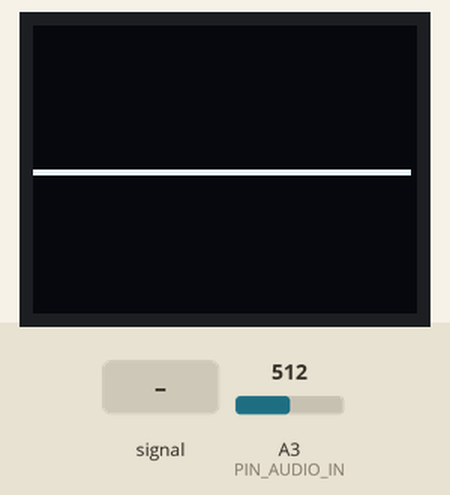
Recording of a sketch running on a simulated Arduino Uno, built with avr-gcc and run on an emulated ATmega328P. On the bench: 64×48 one-colour display. The inputs (shaded band) are chosen by the test bench; at power-on: A3 (PIN_AUDIO_IN) = 512.

Above: at 1.2 s.
1.3 s: A3 (PIN_AUDIO_IN) fed a 1000 Hz sine of ±255 counts around its level
At 1.48 s:
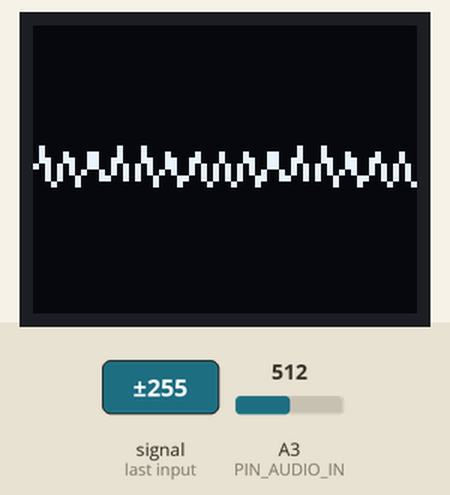
4.3 s: A3 (PIN_AUDIO_IN) set to 340
At 5.0 s:
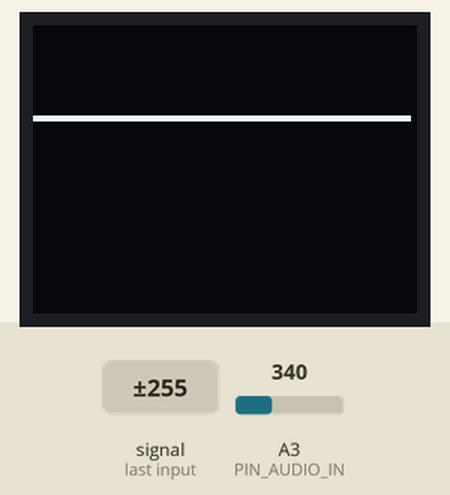
5.8 s: A3 (PIN_AUDIO_IN) fed a 200 Hz sine of ±81 counts around its level
At 5.98 s:
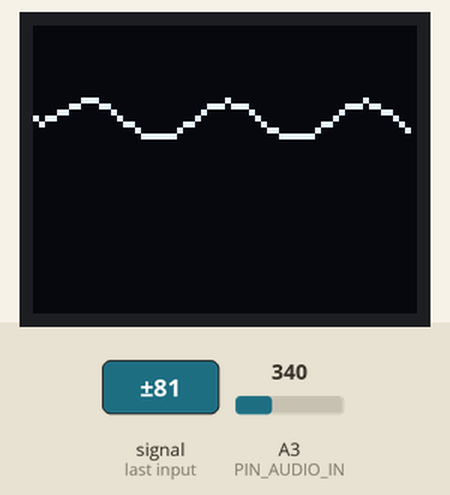
7.3 s: A3 (PIN_AUDIO_IN) set to 360
At 8.0 s:
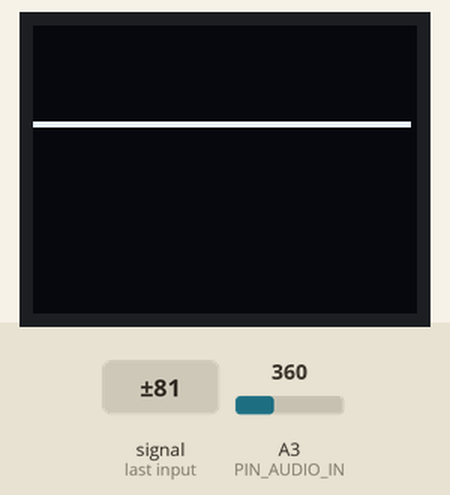
8.8 s: A3 (PIN_AUDIO_IN) set to 306
At 9.2 s:
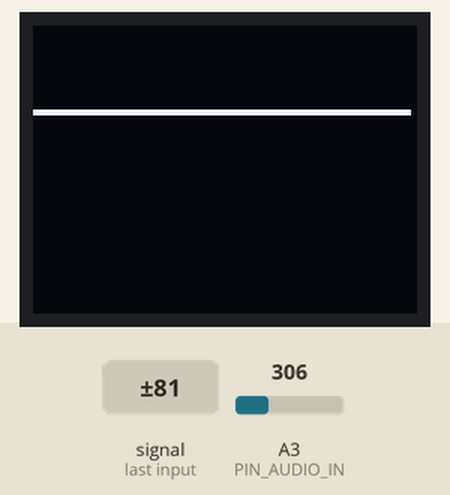
Timing chart, 0 to 11.3 s (numbered marks = the images above; inputs shaded):
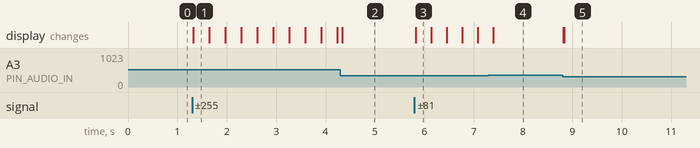

Measured:
- after the input at 1.3 s, the display: changes at once (image 1)
- after the input at 5.8 s, the display: changes at once (image 3)
- after the input at 8.8 s, the display: first changes at once (image 5 shows a later state)

The sketch:

MicroSoundScope.ino
```cpp
/*
    Sound Viewer with the Sparkfun BOB-09964 Electret Microphone
*/
#include <MicroView.h>

#define PIN_ENVELOPE_IN A1
#define PIN_AUDIO_IN A3

#define ENVELOPE_MAX    350
#define AUDIO_MAX       1023


// Global variables
int max_x = uView.getLCDWidth();
int max_y = uView.getLCDHeight();
int mid_y = max_y/2;
int last_y = mid_y;

float alpha = 0.3; // factor to tune
float average = 0.5;

void setup()
{
  uView.begin();	// begin of MicroView
  uView.clear(ALL);	// erase hardware memory inside the OLED controller
  uView.clear(PAGE);	// erase the memory buffer, when next uView.display() is called, the OLED will be cleared.
  uView.setFontType(0);
  uView.setCursor(0,0);
  uView.display();	// display the content in the buffer memory, by default it is the MicroView logo

  Serial.begin(9600);
}

void loop()
{
  uView.clear(PAGE);

  for (int pos_x=1; pos_x < max_x; pos_x++)
  {
    // Audio Sample and averaging
    int value = analogRead(PIN_AUDIO_IN);
    float audio = normalize_audio(value);
    average = (alpha * audio) + ((1-alpha) * average);

    // Plot
    int pos_y = average*max_y;
    uView.line(pos_x-1, last_y, pos_x, pos_y);
    last_y = pos_y;
  }

  uView.display();
  delay(5);
}

float normalize_audio(int value)
{
   float audio = (float)value/(float)AUDIO_MAX;   // 0 to 1

   // Clamp
   if (audio < 0.0) audio = 0.0;
   if (audio > 1.0) audio = 1.0;
   return audio;
}
```
